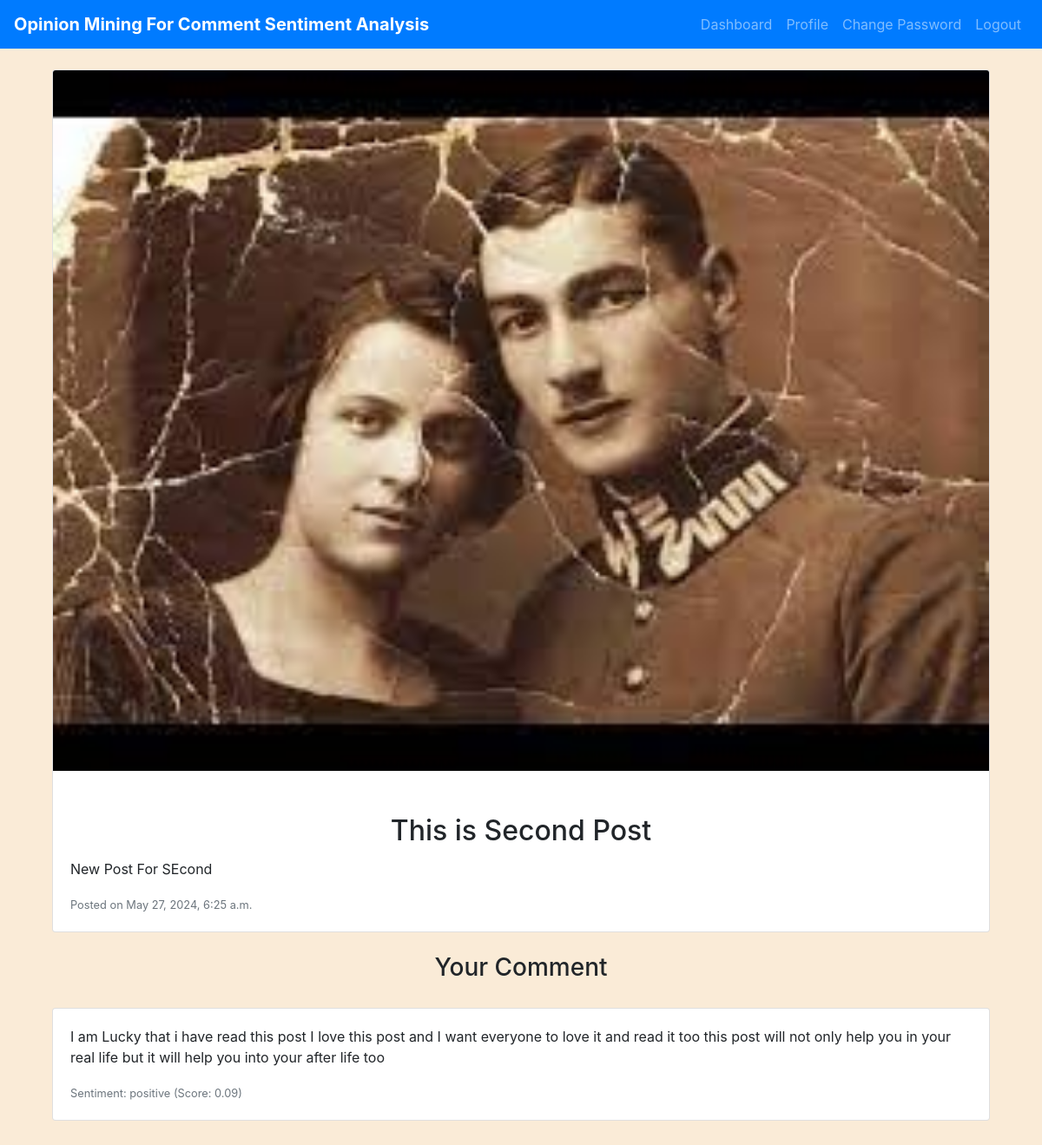
/add-comment/2/ (signed in), run on the app's committed database.
### myapp/models.py (models this page shows, shortened)
class Post(models.Model):
    topic = models.CharField(max_length=255)
    post_date = models.DateTimeField(auto_now_add=True)
    post_picture = models.ImageField(upload_to='post_pictures/', blank=True, null=True)
    post_content = models.TextField(default='New Post')

class Comments(models.Model):
    user = models.ForeignKey(User, on_delete=models.CASCADE)
    post = models.ForeignKey(Post, on_delete=models.CASCADE)
    comment_text = models.TextField()
    comment_date = models.DateTimeField(auto_now_add=True)
    sentiment_score = models.DecimalField(max_digits=5, decimal_places=2, blank=True, null=True)
    sentiment_label = models.CharField(max_length=20, blank=True, null=True)

### myapp/views.py (the view, shortened to what this page needs)
# urls.py: path('add-comment/<int:post_id>/', views.add_comment, name='add_comment'),
@login_required
def add_comment(request, post_id):
    post = get_object_or_404(Post, id=post_id)
    existing_comment = Comments.objects.filter(user=request.user, post=post).first()
    if existing_comment:
        return render(request, 'add_comment.html', {'post': post, 'existing_comment': existing_comment})

### templates/add_comment.html (shortened to what this page needs)
{% extends "base.html" %}
{% block content %}
    <div class="container mt-4">
        <div class="card">
            {% if post.post_picture %}
                <img class="card-img-top" src="{{ post.post_picture.url }}" alt="Post image">
            {% endif %}
            <div class="card-body">
                <h2 class="card-title">{{ post.topic }}</h2>
                <p class="card-text">{{ post.post_content }}</p>
                <p class="card-text"><small class="text-muted">Posted on {{ post.post_date }}</small></p>
            </div>
        </div>
        {% if existing_comment %}
            <h3 class="mt-4">Your Comment</h3>
            <div class="card">
                <div class="card-body">
                    <p class="card-text">{{ existing_comment.comment_text }}</p>
                    <p class="card-text"><small class="text-muted">Sentiment: {{ existing_comment.sentiment_label }} (Score: {{ existing_comment.sentiment_score }})</small></p>
                </div>
            </div>
        {% endif %}
    </div>
{% endblock %}

### templates/base.html (style rules this page uses)
body { background-color: antiquewhite; }
h1,h2,h3,h4 { margin: 30px; text-align: center; }

### data on the page
Post: post_picture (picture), topic "This is Second Post", post_content "New Post For SEcond", post_date "May 27, 2024, 6:25 a.m."
Comments: comment_text "I am Lucky that i have read this post I love this post and I want everyone to love it and read it too this post will not only help you in your real life but it will help you into your after life too", sentiment_label "positive", sentiment_score "0.09"
